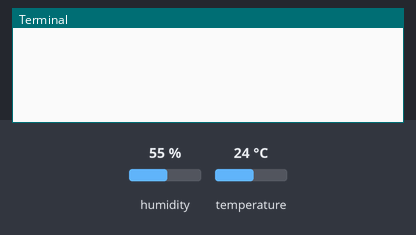
This program was run on a simulated Raspberry Pi (BCM pin numbers). Shown: the last lines printed to the terminal. Inputs (shaded band) come from the test bench; at power-on: temperature 24 °C, humidity 55 %.

Above: at 3.5 s.
3.6 s: temperature set to 12 °C
At 3.6 s:
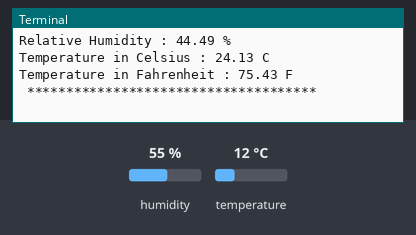
5.2 s: temperature set to 19 °C
At 6.9 s:
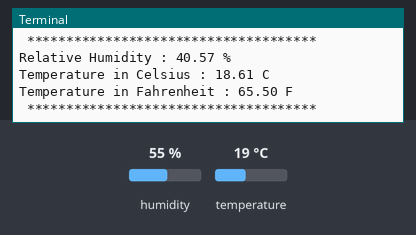
Timing chart, 0 to 8.4 s (numbered marks = the images above; inputs shaded):
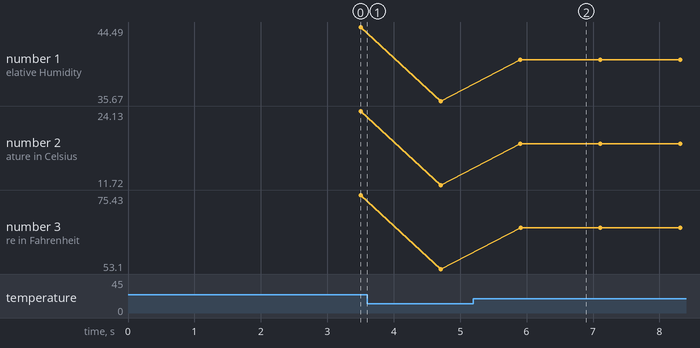

Measured:
- after the input at 5.2 s, the terminal: prints a new line after 0.71 s (image 2)
- plotted number 1: 44.49 → 35.67 after the input at 3.6 s, 35.67 → 40.57 after the input at 5.2 s
- plotted number 2: 24.13 → 11.72 after the input at 3.6 s, 11.72 → 18.61 after the input at 5.2 s
- plotted number 3: 75.43 → 53.1 after the input at 3.6 s, 53.1 → 65.5 after the input at 5.2 s

The program:

SI7006_A20.py
```python
# (licence header left out)
import smbus
import time

# Get I2C bus
bus = smbus.SMBus(1)

# I2C Address of the device
SI7006_A20_DEFAULT_ADDRESS			= 0x40

# SI7006_A20 Command Set
SI7006_A20_MEASRH_HOLD_CMD			= 0xE5
SI7006_A20_MEASRH_NOHOLD_CMD		= 0xF5
SI7006_A20_MEASTEMP_HOLD_CMD		= 0xE3
SI7006_A20_MEASTEMP_NOHOLD_CMD		= 0xF3
SI7006_A20_READPREVTEMP_CMD			= 0xE0
SI7006_A20_RESET_CMD				= 0xFE
SI7006_A20_WRITERHT_REG_CMD			= 0xE6
SI7006_A20_READRHT_REG_CMD			= 0xE7
SI7006_A20_WRITEHEATER_REG_CMD		= 0x51
SI7006_A20_READHEATER_REG_CMD		= 0x11

class SI7006_A20():
	def __init__(self):
		self.writehumidity()
		time.sleep(0.3)
		self.writetemperature()

	def writehumidity(self):
		"""Select the relative humidity command from the given provided values"""
		bus.write_byte(SI7006_A20_DEFAULT_ADDRESS, SI7006_A20_MEASRH_NOHOLD_CMD)

	def readhumidity(self):
		"""Read data back from the device address, 2 bytes, humidity MSB, humidity LSB"""
		data0 = bus.read_byte(SI7006_A20_DEFAULT_ADDRESS)
		data1 = bus.read_byte(SI7006_A20_DEFAULT_ADDRESS)

		# Convert the data
		humidity = ((data0 * 256 + data1) * 125 / 65536.0) - 6

		return {'h' : humidity}

	time.sleep(1)

	def writetemperature(self):
		"""Select the temperature command from the given provided values"""
		bus.write_byte(SI7006_A20_DEFAULT_ADDRESS, SI7006_A20_MEASTEMP_NOHOLD_CMD)

	def readtemperature(self):
		"""Read data back from the device address, 2 bytes, temperature MSB, temperature LSB"""
		data0 = bus.read_byte(SI7006_A20_DEFAULT_ADDRESS)
		data1 = bus.read_byte(SI7006_A20_DEFAULT_ADDRESS)

		# Convert the data
		cTemp = ((data0 * 256 + data1) * 175.72 / 65536.0) - 46.85
		fTemp = cTemp * 1.8 + 32

		return {'c' : cTemp, 'f' : fTemp}

from SI7006_A20 import SI7006_A20
si7006_a20 = SI7006_A20()

while True:
	time.sleep(0.3)
	si7006_a20.writehumidity()
	time.sleep(0.3)
	si7006_a20.writetemperature()
	time.sleep(0.3)
	hum = si7006_a20.readhumidity()
	time.sleep(0.3)
	print "Relative Humidity : %.2f %%"%(hum['h'])
	temp = si7006_a20.readtemperature()
	print "Temperature in Celsius : %.2f C"%(temp['c'])
	print "Temperature in Fahrenheit : %.2f F"%(temp['f'])
	print " ************************************* "
```
